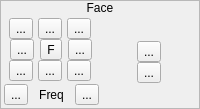
                <widget class="QFrame" name="frame_9">
                 <property name="sizePolicy">
                  <sizepolicy hsizetype="Preferred" vsizetype="Preferred">
                   <horstretch>0</horstretch>
                   <verstretch>0</verstretch>
                  </sizepolicy>
                 </property>
                 <property name="frameShape">
                  <enum>QFrame::StyledPanel</enum>
                 </property>
                 <property name="frameShadow">
                  <enum>QFrame::Raised</enum>
                 </property>
                 <layout class="QVBoxLayout" name="verticalLayout_19">
                  <property name="spacing">
                   <number>0</number>
                  </property>
                  <property name="margin">
                   <number>0</number>
                  </property>
                  <item>
                   <widget class="QLabel" name="label_10">
                    <property name="sizePolicy">
                     <sizepolicy hsizetype="Preferred" vsizetype="Fixed">
                      <horstretch>0</horstretch>
                      <verstretch>0</verstretch>
                     </sizepolicy>
                    </property>
                    <property name="text">
                     <string>Face</string>
                    </property>
                    <property name="alignment">
                     <set>Qt::AlignCenter</set>
                    </property>
                   </widget>
                  </item>
                  <item>
                   <widget class="QWidget" name="widget_7" native="true">
                    <layout class="QHBoxLayout" name="horizontalLayout_15">
                     <property name="spacing">
                      <number>3</number>
                     </property>
                     <property name="margin">
                      <number>3</number>
                     </property>
                     <item>
                      <widget class="QWidget" name="widget_31" native="true">
                       <layout class="QVBoxLayout" name="verticalLayout_20">
                        <property name="spacing">
                         <number>3</number>
                        </property>
                        <property name="margin">
                         <number>0</number>
                        </property>
                        <item>
                         <widget class="QWidget" name="widget_29" native="true">
                          <layout class="QVBoxLayout" name="verticalLayout_21">
                           <property name="spacing">
                            <number>0</number>
                           </property>
                           <property name="margin">
                            <number>0</number>
                           </property>
                           <item>
                            <widget class="QWidget" name="widget_27" native="true">
                             <layout class="QHBoxLayout" name="horizontalLayout_16">
                              <property name="spacing">
                               <number>0</number>
                              </property>
                              <property name="margin">
                               <number>0</number>
                              </property>
                              <item>
                               <widget class="QToolButton" name="bTurnLeft">
                                <property name="toolTip">
                                 <string>Roate Left</string>
                                </property>
                                <property name="text">
                                 <string>...</string>
                                </property>
                                <property name="icon">
                                 <iconset resource="gui_icons.qrc">
                                  <normaloff>:/icons/rotateleft.png</normaloff>:/icons/rotateleft.png</iconset>
                                </property>
                               </widget>
                              </item>
                              <item>
                               <widget class="QToolButton" name="bFaceUp">
                                <property name="toolTip">
                                 <string>Face Up</string>
                                </property>
                                <property name="text">
                                 <string>...</string>
                                </property>
                                <property name="icon">
                                 <iconset resource="gui_icons.qrc">
                                  <normaloff>:/icons/uparrow.png</normaloff>:/icons/uparrow.png</iconset>
                                </property>
                               </widget>
                              </item>
                              <item>
                               <widget class="QToolButton" name="bTurnRight">
                                <property name="toolTip">
                                 <string>Right Right</string>
                                </property>
                                <property name="text">
                                 <string>...</string>
                                </property>
                                <property name="icon">
                                 <iconset resource="gui_icons.qrc">
                                  <normaloff>:/icons/rotateright.png</normaloff>:/icons/rotateright.png</iconset>
                                </property>
                               </widget>
                              </item>
                             </layout>
                            </widget>
                           </item>
                           <item>
                            <widget class="QWidget" name="widget_28" native="true">
                             <layout class="QHBoxLayout" name="horizontalLayout_17">
                              <property name="spacing">
                               <number>0</number>
                              </property>
                              <property name="margin">
                               <number>0</number>
                              </property>
                              <item>
                               <widget class="QToolButton" name="bFaceLeft">
                                <property name="toolTip">
                                 <string>Face Left</string>
                                </property>
                                <property name="text">
                                 <string>...</string>
                                </property>
                                <property name="icon">
                                 <iconset resource="gui_icons.qrc">
                                  <normaloff>:/icons/leftarrow.png</normaloff>:/icons/leftarrow.png</iconset>
                                </property>
                               </widget>
                              </item>
                              <item>
                               <widget class="QToolButton" name="bFaceRandomDirection">
                                <property name="toolTip">
                                 <string>Face Random Direction</string>
                                </property>
                                <property name="text">
                                 <string>F</string>
                                </property>
                                <property name="icon">
                                 <iconset resource="gui_icons.qrc">
                                  <normaloff>:/icons/newrandomseed.png</normaloff>:/icons/newrandomseed.png</iconset>
                                </property>
                               </widget>
                              </item>
                              <item>
                               <widget class="QToolButton" name="bFaceRight">
                                <property name="toolTip">
                                 <string>Face Right</string>
                                </property>
                                <property name="text">
                                 <string>...</string>
                                </property>
                                <property name="icon">
                                 <iconset resource="gui_icons.qrc">
                                  <normaloff>:/icons/rightarrow.png</normaloff>:/icons/rightarrow.png</iconset>
                                </property>
                               </widget>
                              </item>
                             </layout>
                            </widget>
                           </item>
                           <item>
                            <widget class="QWidget" name="widget_26" native="true">
                             <layout class="QHBoxLayout" name="horizontalLayout_18">
                              <property name="spacing">
                               <number>0</number>
                              </property>
                              <property name="margin">
                               <number>0</number>
                              </property>
                              <item>
                               <widget class="QToolButton" name="bUTurn">
                                <property name="toolTip">
                                 <string>U-turn</string>
                                </property>
                                <property name="text">
                                 <string>...</string>
                                </property>
                                <property name="icon">
                                 <iconset resource="gui_icons.qrc">
                                  <normaloff>:/icons/turn180.png</normaloff>:/icons/turn180.png</iconset>
                                </property>
                               </widget>
                              </item>
                              <item>
                               <widget class="QToolButton" name="bFaceDown">
                                <property name="toolTip">
                                 <string>Face Down</string>
                                </property>
                                <property name="text">
                                 <string>...</string>
                                </property>
                                <property name="icon">
                                 <iconset resource="gui_icons.qrc">
                                  <normaloff>:/icons/downarrow.png</normaloff>:/icons/downarrow.png</iconset>
                                </property>
                               </widget>
                              </item>
                              <item>
                               <widget class="QToolButton" name="bFaceLeftRightRandomly">
                                <property name="toolTip">
                                 <string>Turn Left/Right Randomly</string>
                                </property>
                                <property name="text">
                                 <string>...</string>
                                </property>
                                <property name="icon">
                                 <iconset resource="gui_icons.qrc">
                                  <normaloff>:/icons/rotateleftright.png</normaloff>:/icons/rotateleftright.png</iconset>
                                </property>
                               </widget>
                              </item>
                             </layout>
                            </widget>
                           </item>
                          </layout>
                         </widget>
                        </item>
                        <item>
                         <widget class="QWidget" name="widget_30" native="true">
                          <layout class="QHBoxLayout" name="horizontalLayout_19">
                           <property name="spacing">
                            <number>0</number>
                           </property>
                           <property name="margin">
                            <number>0</number>
                           </property>
                           <item>
                            <widget class="QToolButton" name="bDecreaseMovementFrequency">
                             <property name="toolTip">
                              <string>Increase Movement Frequency</string>
                             </property>
                             <property name="text">
                              <string>...</string>
                             </property>
                             <property name="icon">
                              <iconset resource="gui_icons.qrc">
                               <normaloff>:/icons/minus.png</normaloff>:/icons/minus.png</iconset>
                             </property>
                            </widget>
                           </item>
                           <item>
                            <widget class="QLabel" name="label_11">
                             <property name="text">
                              <string>Freq</string>
                             </property>
                             <property name="alignment">
                              <set>Qt::AlignCenter</set>
                             </property>
                            </widget>
                           </item>
                           <item>
                            <widget class="QToolButton" name="bIncreaseMovementFrequency">
                             <property name="toolTip">
                              <string>Decrease Movement Frequency</string>
                             </property>
                             <property name="text">
                              <string>...</string>
                             </property>
                             <property name="icon">
                              <iconset resource="gui_icons.qrc">
                               <normaloff>:/icons/plus.png</normaloff>:/icons/plus.png</iconset>
                             </property>
                            </widget>
                           </item>
                          </layout>
                         </widget>
                        </item>
                       </layout>
                      </widget>
                     </item>
                     <item>
                      <widget class="QWidget" name="widget_3" native="true">
                       <layout class="QVBoxLayout" name="verticalLayout_5">
                        <property name="spacing">
                         <number>0</number>
                        </property>
                        <property name="margin">
                         <number>0</number>
                        </property>
                        <item>
                         <widget class="QWidget" name="widget_13" native="true"/>
                        </item>
                        <item>
                         <widget class="QWidget" name="widget_10" native="true">
                          <property name="sizePolicy">
                           <sizepolicy hsizetype="Preferred" vsizetype="Fixed">
                            <horstretch>0</horstretch>
                            <verstretch>0</verstretch>
                           </sizepolicy>
                          </property>
                          <layout class="QHBoxLayout" name="horizontalLayout_21">
                           <property name="spacing">
                            <number>3</number>
                           </property>
                           <property name="margin">
                            <number>0</number>
                           </property>
                           <item>
                            <widget class="QLabel" name="label_12">
                             <property name="minimumSize">
                              <size>
                               <width>32</width>
                               <height>32</height>
                              </size>
                             </property>
                             <property name="maximumSize">
                              <size>
                               <width>32</width>
                               <height>32</height>
                              </size>
                             </property>
                             <property name="text">
                              <string/>
                             </property>
                             <property name="pixmap">
                              <pixmap resource="gui_icons.qrc">:/icons/mapEventMarker.png</pixmap>
                             </property>
                             <property name="scaledContents">
                              <bool>true</bool>
                             </property>
                             <property name="alignment">
                              <set>Qt::AlignCenter</set>
                             </property>
                            </widget>
                           </item>
                           <item>
                            <widget class="QWidget" name="widget_11" native="true">
                             <layout class="QVBoxLayout" name="verticalLayout_23">
                              <property name="spacing">
                               <number>0</number>
                              </property>
                              <property name="margin">
                               <number>0</number>
                              </property>
                              <item>
                               <widget class="QToolButton" name="bFaceHero">
                                <property name="toolTip">
                                 <string>Face Hero</string>
                                </property>
                                <property name="text">
                                 <string>...</string>
                                </property>
                                <property name="icon">
                                 <iconset resource="gui_icons.qrc">
                                  <normaloff>:/icons/rightarrow.png</normaloff>:/icons/rightarrow.png</iconset>
                                </property>
                               </widget>
                              </item>
                              <item>
                               <widget class="QToolButton" name="bFaceAwayFromHero">
                                <property name="toolTip">
                                 <string>Face Away From Hero</string>
                                </property>
                                <property name="text">
                                 <string>...</string>
                                </property>
                                <property name="icon">
                                 <iconset resource="gui_icons.qrc">
                                  <normaloff>:/icons/leftarrow.png</normaloff>:/icons/leftarrow.png</iconset>
                                </property>
                               </widget>
                              </item>
                             </layout>
                            </widget>
                           </item>
                           <item>
                            <widget class="QLabel" name="label_13">
                             <property name="minimumSize">
                              <size>
                               <width>32</width>
                               <height>32</height>
                              </size>
                             </property>
                             <property name="maximumSize">
                              <size>
                               <width>32</width>
                               <height>32</height>
                              </size>
                             </property>
                             <property name="text">
                              <string/>
                             </property>
                             <property name="pixmap">
                              <pixmap>:/icons/partystart.png</pixmap>
                             </property>
                            </widget>
                           </item>
                          </layout>
                         </widget>
                        </item>
                        <item>
                         <widget class="QWidget" name="widget_14" native="true"/>
                        </item>
                       </layout>
                      </widget>
                     </item>
                    </layout>
                   </widget>
                  </item>
                 </layout>
                </widget>
